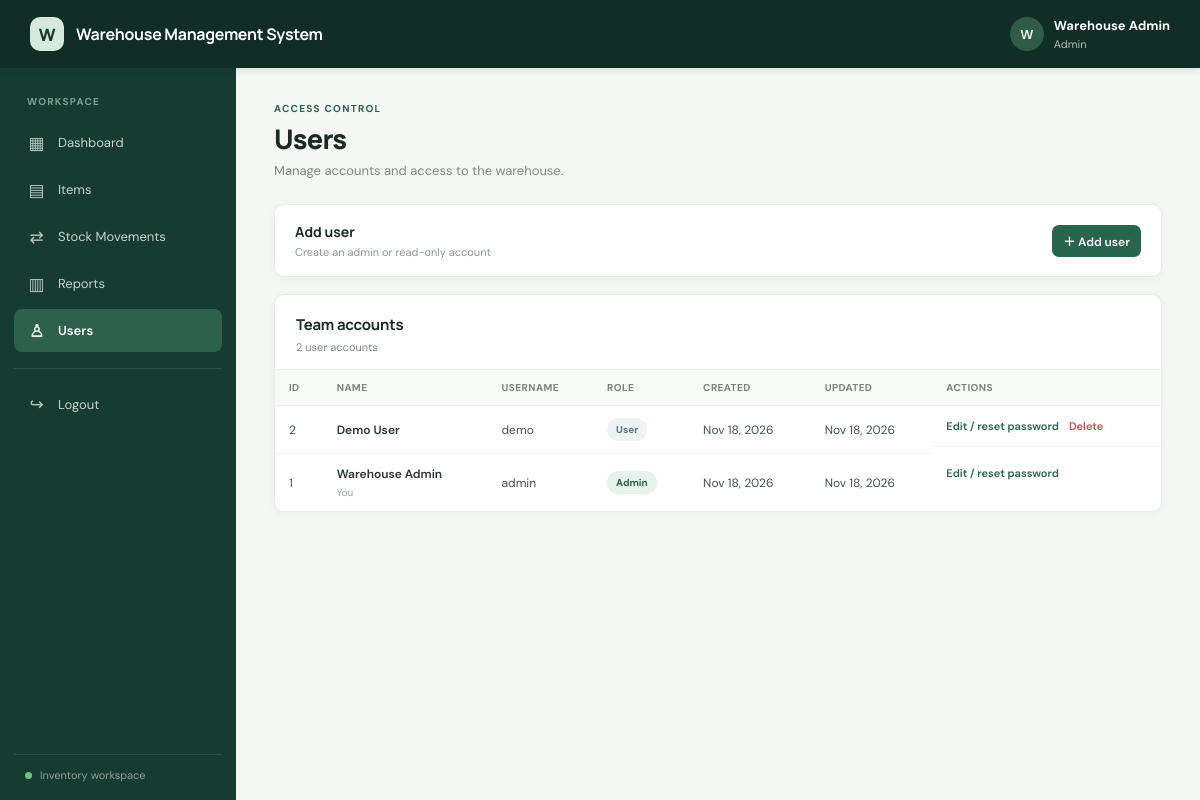
The page /admin/users.php (signed in) on the database its author committed.
### tables this page shows
CREATE TABLE IF NOT EXISTS users (
  id INT UNSIGNED NOT NULL AUTO_INCREMENT,
  full_name VARCHAR(120) NOT NULL,
  username VARCHAR(50) NOT NULL,
  password_hash VARCHAR(255) NOT NULL,
  role ENUM('admin','user') NOT NULL DEFAULT 'user',
  is_active TINYINT(1) NOT NULL DEFAULT 1,
  created_at TIMESTAMP NOT NULL DEFAULT CURRENT_TIMESTAMP,
  updated_at TIMESTAMP NOT NULL DEFAULT CURRENT_TIMESTAMP ON UPDATE CURRENT_TIMESTAMP,
  PRIMARY KEY (id), UNIQUE KEY uq_users_username (username), KEY idx_users_role (role)
);

### includes/init.php (called while the page is built, shortened)
<?php
function e(mixed $value): string { return htmlspecialchars((string)$value, ENT_QUOTES | ENT_SUBSTITUTE, 'UTF-8'); }
function url(string $path = ''): string { return rtrim(BASE_PATH, '/') . '/' . ltrim($path, '/'); }
function currentUser(): ?array { return $_SESSION['user'] ?? null; }
function dateValue(?string $date): string { return $date ? date('M j, Y', strtotime($date)) : '—'; }
function layoutStart(string $title, string $active = ''): void { require __DIR__ . '/header.php'; }
function layoutEnd(): void { require __DIR__ . '/footer.php'; }

### admin/users.php (the view, shortened to what this page needs)
<?php
require_once __DIR__ . '/../includes/init.php';requireAdmin();$pdo=db();
$edit=null;if(isset($_GET['edit'])){$s=$pdo->prepare('SELECT id,full_name,username,role FROM users WHERE id=?');$s->execute([(int)$_GET['edit']]);$edit=$s->fetch();}$users=$pdo->query('SELECT id,full_name,username,role,is_active,created_at,updated_at FROM users ORDER BY full_name')->fetchAll();$title='Users';$active='users';layoutStart($title,$active);
?><div class="page-heading"><div><div class="eyebrow">ACCESS CONTROL</div><h1>Users</h1><p>Manage accounts and access to the warehouse.</p></div></div><?php if($edit):?><section class="panel form-panel"><div class="panel-heading"><div><h2>Edit user</h2><p>Leave password blank to keep the current password.</p></div></div><form method="post" class="form-grid"><input type="hidden" name="csrf" value="<?= e(csrfToken()) ?>"><input type="hidden" name="action" value="save"><input type="hidden" name="id" value="<?= e($edit['id']) ?>"><label>Full name<input name="full_name" value="<?= e($edit['full_name']) ?>" required></label><label>Username<input name="username" value="<?= e($edit['username']) ?>" required></label><label>Role<select name="role"><option value="admin" <?= $edit['role']==='admin'?'selected':'' ?>>Admin</option><option value="user" <?= $edit['role']==='user'?'selected':'' ?>>User</option></select></label><label>New password<input type="password" name="password" minlength="8" autocomplete="new-password" placeholder="Leave blank to keep current"></label><div class="form-actions"><button class="button primary">Save changes</button><a class="button light" href="<?= e(url('admin/users.php')) ?>">Cancel</a></div></form></section><?php else:?><details class="panel collapsible"><summary><span><b>Add user</b><small>Create an admin or read-only account</small></span><span class="button primary compact">＋ Add user</span></summary><form method="post" class="form-grid"><input type="hidden" name="csrf" value="<?= e(csrfToken()) ?>"><input type="hidden" name="action" value="save"><label>Full name<input name="full_name" required></label><label>Username<input name="username" minlength="3" required></label><label>Role<select name="role"><option value="user">User</option><option value="admin">Admin</option></select></label><label>Password<input type="password" name="password" minlength="8" required></label><div class="form-actions"><button class="button primary">Create user</button></div></form></details><?php endif;?><section class="panel"><div class="panel-heading"><div><h2>Team accounts</h2><p><?= count($users) ?> user accounts</p></div></div><div class="table-wrap"><table><thead><tr><th>ID</th><th>Name</th><th>Username</th><th>Role</th><th>Created</th><th>Updated</th><th>Actions</th></tr></thead><tbody><?php foreach($users as $u):?><tr><td><?= e($u['id']) ?></td><td><b><?= e($u['full_name']) ?></b><?php if($u['id']==currentUser()['id']):?><small class="subtext">You</small><?php endif;?></td><td><?= e($u['username']) ?></td><td><span class="badge <?= $u['role']==='admin'?'role-admin':'role-user' ?>"><?= e(ucfirst($u['role'])) ?></span></td><td><?= e(dateValue($u['created_at'])) ?></td><td><?= e(dateValue($u['updated_at'])) ?></td><td class="actions"><a class="text-link" href="<?= e(url('admin/users.php?edit='.$u['id'])) ?>">Edit / reset password</a><?php if($u['id']!=currentUser()['id']):?><form method="post" data-confirm="Delete this user account?"><input type="hidden" name="csrf" value="<?= e(csrfToken()) ?>"><input type="hidden" name="action" value="delete"><input type="hidden" name="id" value="<?= e($u['id']) ?>"><button class="link-danger">Delete</button></form><?php endif;?></td></tr><?php endforeach;?></tbody></table></div></section><?php layoutEnd();?>

### includes/header.php (shortened to what this page needs)
<?php
$user = currentUser(); $flashMessage = takeFlash(); $pageTitle = $title ?? APP_NAME;
?><!doctype html>
<html lang="en"><head><link rel="stylesheet" href="<?= e(url('assets/css/style.css')) ?>"></head><body>
<header class="topbar"><a class="brand" href="<?= e(url($user ? ($user['role']==='admin'?'admin/dashboard.php':'user/dashboard.php') : 'login.php')) ?>"><span class="brand-mark">W</span><span><?= e(APP_NAME) ?></span></a><?php if ($user): ?><div class="profile"><span class="avatar"><?= e(strtoupper(substr($user['full_name'],0,1))) ?></span><span><b><?= e($user['full_name']) ?></b><small><?= e(ucfirst($user['role'])) ?></small></span></div><?php endif; ?></header>
<?php if ($user): ?><div class="app-shell"><?php require __DIR__ . '/nav.php'; ?><main class="main-content"><?php else: ?><main class="auth-main"><?php if ($flashMessage): ?><div class="alert <?= e($flashMessage['type']) ?>" role="status"><?= e($flashMessage['message']) ?></div><?php endif; ?><?php endif; ?>

### assets/css/style.css (style rules this page uses)
:root { --green-950:#102e25;--green-900:#163b30;--green-800:#1d4b3c;--green-700:#28654f;--green-600:#328260;--green-100:#e8f3ed;--ink:#1c2924;--muted:#7d8983;--line:#e8ece9;--canvas:#f5f7f5;--white:#fff;--amber:#b97914;--red:#c34f4d;--blue:#3976a8;--shadow:0 2px 8px rgba(18,47,36,.045) }
* { box-sizing:border-box }
body { margin:0;background:var(--canvas);color:var(--ink);font:14px 'DM Sans',Arial,sans-serif }
a { color:inherit;text-decoration:none }
button,input,select { font:inherit }
.topbar { height:68px;background:var(--green-950);color:#fff;display:flex;align-items:center;justify-content:space-between;padding:0 30px;position:sticky;top:0;z-index:5;box-shadow:0 2px 8px #102e2520 }
.brand { display:flex;align-items:center;gap:12px;font:700 16px Manrope,sans-serif;letter-spacing:-.3px }
.brand-mark { height:34px;width:34px;border-radius:10px;background:#d5e9dc;color:var(--green-900);display:grid;place-items:center;font:800 17px Manrope,sans-serif }
.profile { display:flex;align-items:center;gap:10px;font-size:13px }
.profile b,.profile small { display:block }
.profile small { color:#adc2b8;font-size:11px;margin-top:3px }
.avatar { width:34px;height:34px;border-radius:50%;display:grid;place-items:center;background:#315b49;color:#e4f0e9;font-weight:700 }
.app-shell { display:flex;min-height:calc(100vh - 68px) }
.main-content { padding:34px 38px 54px;max-width:1600px;width:100%;margin:0 auto }
.page-heading { display:flex;justify-content:space-between;align-items:center;gap:20px;margin:0 0 25px }
.page-heading h1 { font:800 27px Manrope,sans-serif;letter-spacing:-.8px;margin:5px 0 5px }
.page-heading p,.panel-heading p { color:var(--muted);margin:0;font-size:13px }
.eyebrow { font-size:10px;letter-spacing:1.25px;color:var(--green-700);font-weight:700 }
.button { border:0;border-radius:7px;padding:10px 15px;min-height:38px;display:inline-flex;justify-content:center;align-items:center;gap:8px;font-weight:600;font-size:12px;cursor:pointer;transition:filter .15s,transform .15s }
.button.primary { background:var(--green-700);color:#fff }
.button.compact { padding:7px 11px;min-height:32px }
.panel { background:#fff;border:1px solid var(--line);border-radius:10px;box-shadow:var(--shadow);margin-bottom:17px;overflow:hidden }
.panel-heading { padding:19px 21px 15px;display:flex;align-items:center;justify-content:space-between;gap:14px }
.panel-heading h2 { font:700 15px Manrope,sans-serif;margin:0 0 5px;letter-spacing:-.2px }
.panel-heading p { font-size:11px }
.table-wrap { overflow-x:auto;width:100% }
table { border-collapse:collapse;width:100%;min-width:650px;font-size:12px }
thead { background:#f8faf8 }
th { text-align:left;color:#78857d;font-size:10px;letter-spacing:.4px;font-weight:700;text-transform:uppercase;padding:11px 14px;border-top:1px solid #edf0ee;border-bottom:1px solid #edf0ee;white-space:nowrap }
td { padding:12px 14px;border-bottom:1px solid #eff2f0;vertical-align:middle;color:#45534b }
tbody tr:last-child td { border-bottom:0 }
td b { font-weight:600;color:#29372f }
.subtext { display:block;color:#97a19b;font-size:10px;margin-top:4px }
.badge { display:inline-flex;align-items:center;border-radius:20px;padding:5px 9px;font-size:10px;font-weight:700;white-space:nowrap }
.role-admin { background:#e8f2ec;color:#28664a }
.role-user { background:#edf2f5;color:#5b7281 }
.actions { display:flex;gap:10px;align-items:center;white-space:nowrap }
.actions form { display:inline }
.text-link { color:var(--green-700);font-size:11px;font-weight:600 }
.link-danger { background:none;border:0;color:var(--red);font-size:11px;font-weight:600;padding:0;cursor:pointer }
.collapsible summary { list-style:none;padding:17px 20px;display:flex;align-items:center;justify-content:space-between;cursor:pointer }
.collapsible summary b,.collapsible summary small { display:block }
.collapsible summary b { font:700 14px Manrope,sans-serif }
.collapsible summary small { font-size:11px;color:#8b9690;margin-top:4px }

### rows shown on the page
users: full_name "W", full_name "Warehouse Admin", role "Admin", id "1", shows "You", username "admin", created_at "Nov 18, 2026", updated_at "Nov 18, 2026"
users: id "2", full_name "Demo User", username "demo", role "User", created_at "Nov 18, 2026", updated_at "Nov 18, 2026"

### other values the page prints
APP_NAME "Warehouse Management System"
$label "Dashboard"
$label "Items"
$label "Stock Movements"
$label "Reports"
$label "Users"
count($users) "2"
